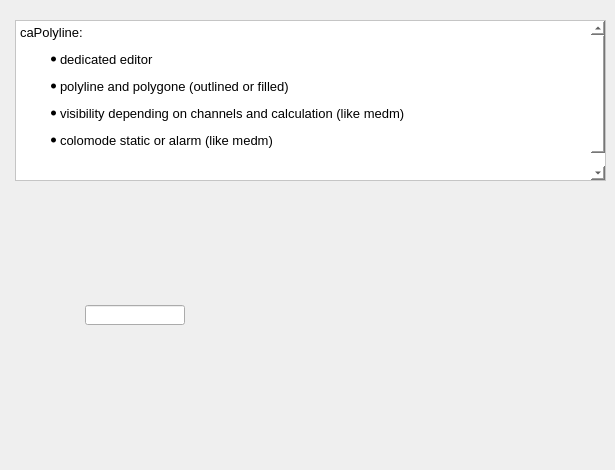
      <widget class="QWidget" name="tab_3">
       <attribute name="title">
        <string>caPolyline</string>
       </attribute>
       <widget class="caPolyLine" name="capolyline">
        <property name="geometry">
         <rect>
          <x>90</x>
          <y>329</y>
          <width>116</width>
          <height>121</height>
         </rect>
        </property>
        <property name="foreground">
         <color>
          <red>0</red>
          <green>0</green>
          <blue>255</blue>
         </color>
        </property>
        <property name="xyPairs" stdset="0">
         <string>33,90;33,90;88,49;96,92;68,107;2,107;23,24</string>
        </property>
        <property name="fillstyle" stdset="0">
         <enum>caPolyLine::Filled</enum>
        </property>
        <property name="polystyle" stdset="0">
         <enum>caPolyLine::Polygon</enum>
        </property>
        <property name="visibility">
         <enum>caPolyLine::Calc</enum>
        </property>
        <property name="visibilityCalc">
         <string notr="true">A&gt;1</string>
        </property>
        <property name="channel" stdset="0">
         <string notr="true">QTDM:COUNT:1</string>
        </property>
       </widget>
       <widget class="QTextEdit" name="textEdit_3">
        <property name="geometry">
         <rect>
          <x>15</x>
          <y>20</y>
          <width>591</width>
          <height>161</height>
         </rect>
        </property>
        <property name="styleSheet">
         <string notr="true">
QWidget {background: white;} </string>
        </property>
        <property name="html">
         <string>&lt;!DOCTYPE HTML PUBLIC &quot;-//W3C//DTD HTML 4.0//EN&quot; &quot;http://www.w3.org/TR/REC-html40/strict.dtd&quot;&gt;
&lt;html&gt;&lt;head&gt;&lt;meta name=&quot;qrichtext&quot; content=&quot;1&quot; /&gt;&lt;style type=&quot;text/css&quot;&gt;
p, li { white-space: pre-wrap; }
&lt;/style&gt;&lt;/head&gt;&lt;body style=&quot; font-family:'Sans Serif'; font-size:9pt; font-weight:400; font-style:normal;&quot;&gt;
&lt;p style=&quot; margin-top:0px; margin-bottom:0px; margin-left:0px; margin-right:0px; -qt-block-indent:0; text-indent:0px;&quot;&gt;&lt;span style=&quot; font-size:10pt;&quot;&gt;caPolyline: &lt;/span&gt;&lt;/p&gt;
&lt;ul style=&quot;margin-top: 0px; margin-bottom: 0px; margin-left: 0px; margin-right: 0px; -qt-list-indent: 1;&quot;&gt;&lt;li style=&quot; font-size:10pt;&quot; style=&quot; margin-top:12px; margin-bottom:0px; margin-left:0px; margin-right:0px; -qt-block-indent:0; text-indent:0px;&quot;&gt;dedicated editor&lt;/li&gt;
&lt;li style=&quot; font-size:10pt;&quot; style=&quot; margin-top:12px; margin-bottom:0px; margin-left:0px; margin-right:0px; -qt-block-indent:0; text-indent:0px;&quot;&gt;polyline and polygone (outlined or filled)&lt;/li&gt;&lt;/ul&gt;
&lt;ul style=&quot;margin-top: 0px; margin-bottom: 0px; margin-left: 0px; margin-right: 0px; -qt-list-indent: 1;&quot;&gt;&lt;li style=&quot; font-size:10pt;&quot; style=&quot; margin-top:12px; margin-bottom:0px; margin-left:0px; margin-right:0px; -qt-block-indent:0; text-indent:0px;&quot;&gt;visibility depending on channels and calculation (like medm)&lt;/li&gt;
&lt;li style=&quot; font-size:10pt;&quot; style=&quot; margin-top:12px; margin-bottom:0px; margin-left:0px; margin-right:0px; -qt-block-indent:0; text-indent:0px;&quot;&gt;colomode static or alarm (like medm)&lt;/li&gt;&lt;/ul&gt;
&lt;p style=&quot;-qt-paragraph-type:empty; margin-top:0px; margin-bottom:0px; margin-left:0px; margin-right:0px; -qt-block-indent:0; text-indent:0px; font-size:10pt;&quot;&gt;&lt;br /&gt;&lt;/p&gt;
&lt;p style=&quot; margin-top:0px; margin-bottom:0px; margin-left:0px; margin-right:0px; -qt-block-indent:0; text-indent:0px;&quot;&gt;&lt;span style=&quot; font-size:10pt;&quot;&gt;  &lt;/span&gt;&lt;/p&gt;
&lt;p style=&quot;-qt-paragraph-type:empty; margin-top:0px; margin-bottom:0px; margin-left:0px; margin-right:0px; -qt-block-indent:0; text-indent:0px; font-size:10pt;&quot;&gt;&lt;br /&gt;&lt;/p&gt;&lt;/body&gt;&lt;/html&gt;</string>
        </property>
       </widget>
       <widget class="caPolyLine" name="capolyline_2">
        <property name="geometry">
         <rect>
          <x>395</x>
          <y>245</y>
          <width>116</width>
          <height>121</height>
         </rect>
        </property>
        <property name="foreground">
         <color>
          <red>0</red>
          <green>0</green>
          <blue>255</blue>
         </color>
        </property>
        <property name="xyPairs" stdset="0">
         <string>33,90;33,90;88,49;96,92;68,107;2,107;23,24</string>
        </property>
        <property name="fillstyle" stdset="0">
         <enum>caPolyLine::Filled</enum>
        </property>
        <property name="polystyle" stdset="0">
         <enum>caPolyLine::Polyline</enum>
        </property>
       </widget>
       <widget class="caPolyLine" name="capolyline_3">
        <property name="geometry">
         <rect>
          <x>220</x>
          <y>245</y>
          <width>116</width>
          <height>121</height>
         </rect>
        </property>
        <property name="foreground">
         <color alpha="100">
          <red>0</red>
          <green>0</green>
          <blue>255</blue>
         </color>
        </property>
        <property name="xyPairs" stdset="0">
         <string>33,90;33,90;88,49;96,92;68,107;2,107;23,24</string>
        </property>
        <property name="fillstyle" stdset="0">
         <enum>caPolyLine::Filled</enum>
        </property>
        <property name="polystyle" stdset="0">
         <enum>caPolyLine::Polygon</enum>
        </property>
       </widget>
       <widget class="caLineEdit" name="calineedit_4">
        <property name="geometry">
         <rect>
          <x>85</x>
          <y>305</y>
          <width>100</width>
          <height>20</height>
         </rect>
        </property>
        <property name="channel" stdset="0">
         <string notr="true">QTDM:COUNT:1</string>
        </property>
        <property name="background">
         <color>
          <red>255</red>
          <green>255</green>
          <blue>255</blue>
         </color>
        </property>
        <property name="colorMode">
         <enum>caLineEdit::Static</enum>
        </property>
        <property name="precisionMode">
         <enum>caLineEdit::User</enum>
        </property>
        <property name="unitsEnabled">
         <bool>true</bool>
        </property>
       </widget>
       <widget class="caImage" name="caimage_4">
        <property name="geometry">
         <rect>
          <x>265</x>
          <y>315</y>
          <width>81</width>
          <height>81</height>
         </rect>
        </property>
        <property name="imageCalc">
         <string notr="true"/>
        </property>
        <property name="filename" stdset="0">
         <string notr="true">earth.gif</string>
        </property>
       </widget>
       <widget class="caImage" name="caimage_5">
        <property name="geometry">
         <rect>
          <x>165</x>
          <y>380</y>
          <width>81</width>
          <height>81</height>
         </rect>
        </property>
        <property name="imageCalc">
         <string notr="true"/>
        </property>
        <property name="filename" stdset="0">
         <string notr="true">earth.gif</string>
        </property>
       </widget>
       <zorder>textEdit_3</zorder>
       <zorder>capolyline_2</zorder>
       <zorder>calineedit_4</zorder>
       <zorder>caimage_4</zorder>
       <zorder>capolyline_3</zorder>
       <zorder>caimage_5</zorder>
       <zorder>capolyline</zorder>
      </widget>
